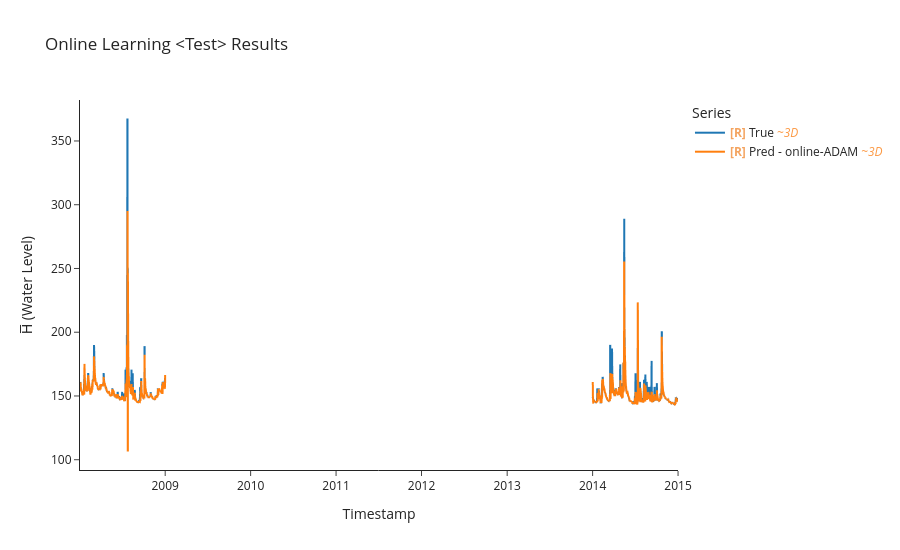

Notebook source saved alongside this figure:
### Code cell
# evaluation on test set
y_true_test, y_pred_test, time_indices_test = uf.model_evaluate_with_norm(model,criterion, test_ds, test_df.index,
                                                                 LOOKBACK, HORIZON, BATCH_SIZE)
uf.calculate_metrics_and_plot({"online-ADAM": (y_true_test, y_pred_test, time_indices_test)},
                              plot_title = 'Online Learning <Test> Results',
                              export_metrics= True,
                              export_html= True,
                              export_file_name='results/testing/online/Online Learning MLP test')
# Save predictions to CSV files to be used later in Experiments
uf.export_results_to_csv({"MLP": (y_true_test, y_pred_test,time_indices_test)}, 
                         "results/testing/predictions_vs_true/online")

### Figure 1 — Plotly figure (JSON) as saved in the notebook; plotly's stock layout.template omitted (floating-point values rounded to 4 significant figures; data arrays with more than 128 entries replaced by an {"elided": "..."} marker saying what was removed)
{"data": [{"hovertemplate": "Legend=True<br>Timestamp=%{x}<br>H̅ (Water Level)=%{y}<extra></extra>", "legendgroup": "True", "line": {"color": "#1f77b4", "dash": "solid", "width": 2}, "marker": {"symbol": "circle"}, "mode": "lines", "name": "<b style=\"color:sandybrown\">[R]</b> True <i style=\"color:#fc9944\">~3D</i>", "showlegend": true, "type": "scattergl", "uid": "248177d0-942f-4c9a-9ff4-a1e47624dc1d", "x": {"elided": "1001 str values"}, "xaxis": "x", "y": {"elided": "1001 float values"}, "yaxis": "y"}, {"hovertemplate": "Legend=Pred - online-ADAM<br>Timestamp=%{x}<br>H̅ (Water Level)=%{y}<extra></extra>", "legendgroup": "Pred - online-ADAM", "line": {"color": "#ff7f0e", "dash": "solid", "width": 2}, "marker": {"symbol": "circle"}, "mode": "lines", "name": "<b style=\"color:sandybrown\">[R]</b> Pred - online-ADAM <i style=\"color:#fc9944\">~3D</i>", "showlegend": true, "type": "scattergl", "uid": "feeb3444-c1fb-4ec5-90da-e2c6604b50fe", "x": {"elided": "1001 str values"}, "xaxis": "x", "y": {"elided": "1001 float values"}, "yaxis": "y"}], "layout": {"height": 550, "legend": {"title": {"text": "Series"}, "tracegroupgap": 0}, "title": {"text": "Online Learning <Test> Results"}, "xaxis": {"anchor": "y", "domain": [0, 1], "title": {"text": "Timestamp"}}, "yaxis": {"anchor": "x", "domain": [0, 1], "title": {"text": "H̅ (Water Level)"}}}}
